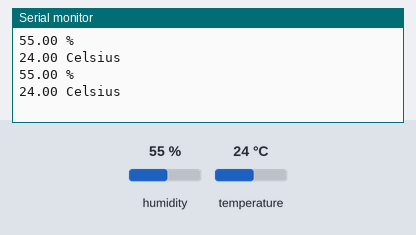
Simulated run of this sketch. Board: Arduino Uno, built with avr-gcc and run on an emulated ATmega328P. Shown: the last lines printed to the serial monitor. The test bench sets the inputs (shaded band); at power-on: humidity 55 %, temperature 24 °C.

Above: at 4.8 s.
4.9 s: humidity set to 22 %
At 6.8 s:
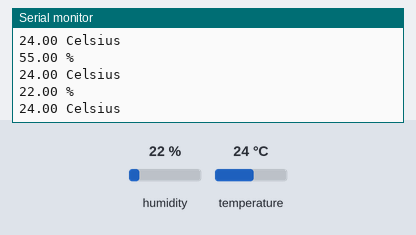
7.9 s: temperature set to 12 °C
At 9.2 s:
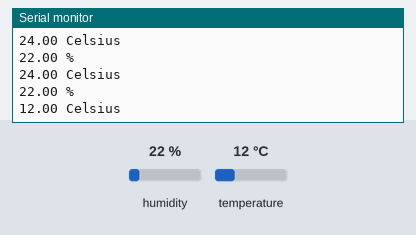
10.9 s: humidity set to 40 %
At 12.7 s:
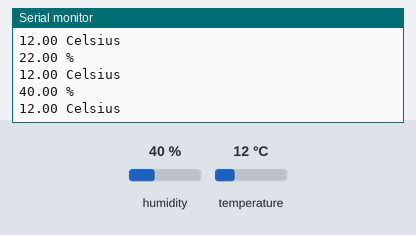
Timing chart, 0 to 14.2 s (numbered marks = the images above; inputs shaded):
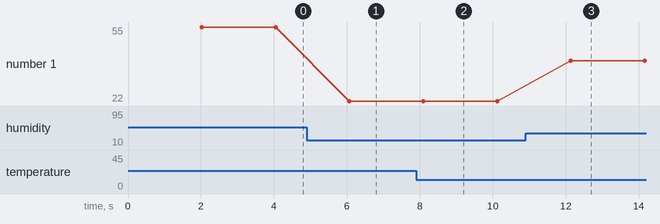

Measured:
- after the input at 4.9 s, the serial monitor: prints a new line after 1.2 s (image 1)
- after the input at 7.9 s, the serial monitor: prints a new line after 0.20 s (image 2)
- after the input at 10.9 s, the serial monitor: prints a new line after 1.2 s (image 3)
- plotted number 1: 55 → 22 after the input at 4.9 s, 22 → 40 after the input at 10.9 s

The sketch:

SensorTemp-DHT11.ino
```cpp
#include <dht.h>
dht DHT; //cria um objeto de classe DHT
uint32_t timer = 0;
void setup()
{
  Serial.begin(9600);
}
void loop()
{
  // Executa 1 vez a cada 2 segundos
  if(millis() - timer>=2000)
  {
    DHT.read11(A1);// Chama método de leitura da classe DHT
                   //com o pino de transmissão de dados ligados no pino A1

    Serial.print(DHT.humidity);
    Serial.println(" %");


    Serial.print(DHT.temperature);
    Serial.println(" Celsius");

    timer = millis();// Atualiza a referência
  }
}
```
